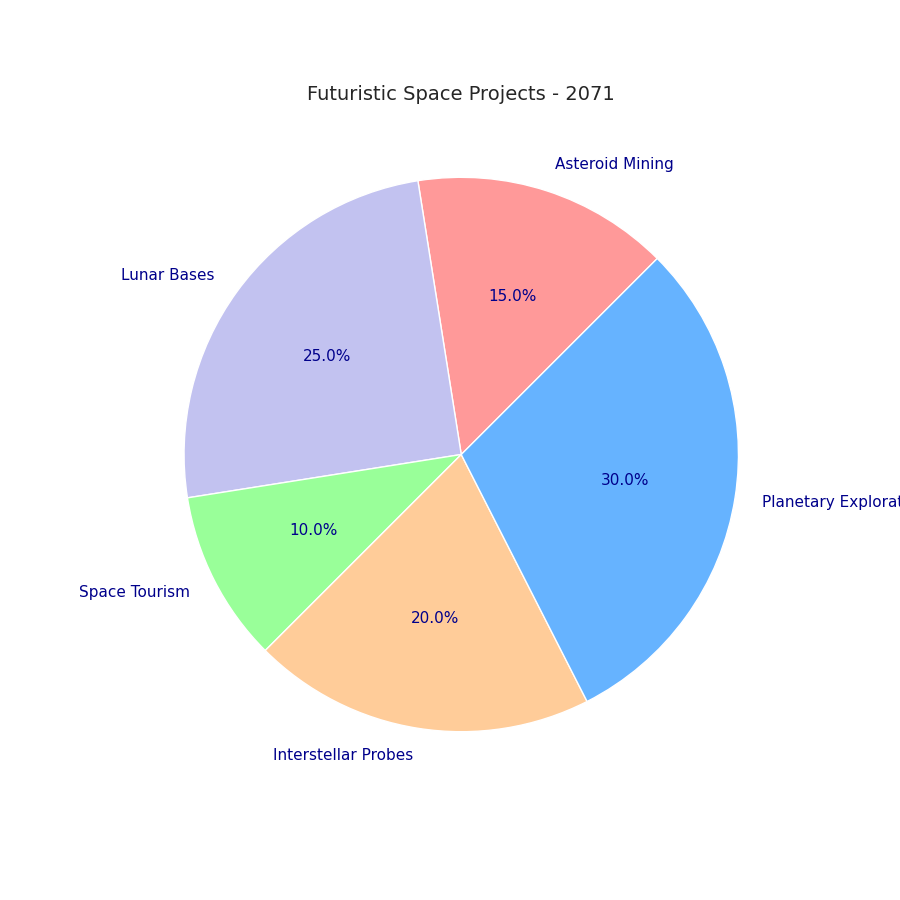

Write Python code to recreate this figure.
import matplotlib.pyplot as plt

exploration_areas = ['Asteroid Mining', 'Lunar Bases', 'Space Tourism', 'Interstellar Probes', 'Planetary Exploration']
mission_distribution = [15, 25, 10, 20, 30]

colors = ['#ff9999', '#c2c2f0', '#99ff99', '#ffcc99', '#66b3ff']

fig, ax = plt.subplots(figsize=(9, 9))

# Base pie chart without the exploded section and the center circle
ax.pie(
    mission_distribution,
    labels=exploration_areas,
    autopct='%1.1f%%',
    startangle=45,
    colors=colors,
    textprops={'fontsize': 11, 'weight': 'normal', 'color': 'darkblue'}
)

ax.set_title("Futuristic Space Projects - 2071", fontsize=14, fontweight='medium')

plt.show()
